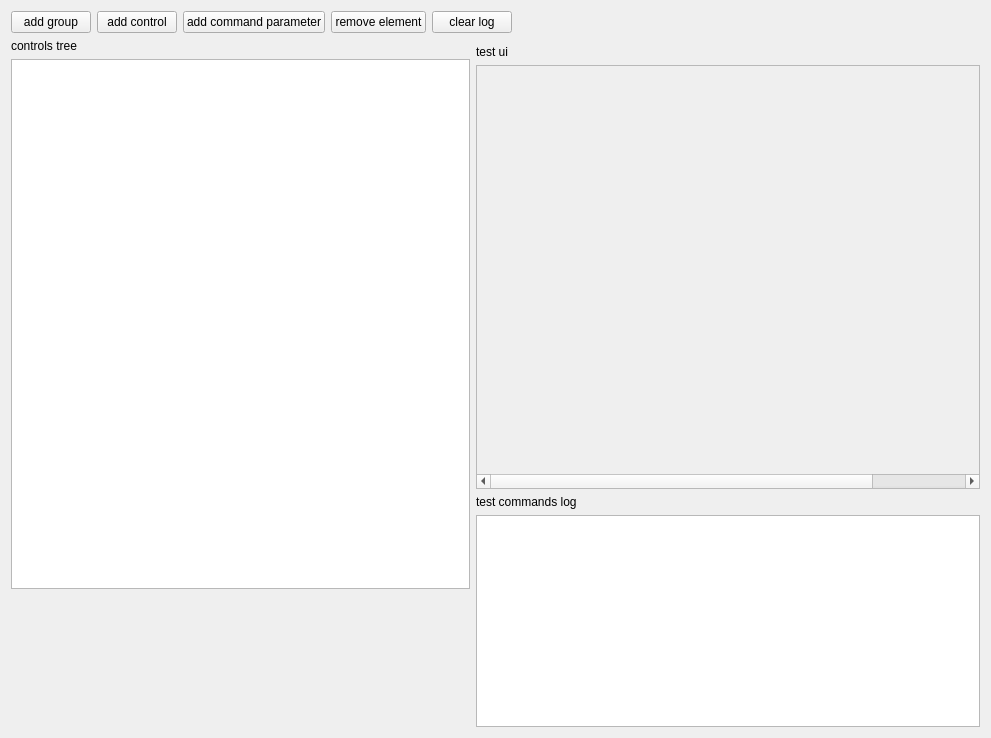
<?xml version="1.0" encoding="UTF-8"?>
<ui version="4.0">
 <class>ControlsEditor</class>
 <widget class="QWidget" name="ControlsEditor">
  <property name="geometry">
   <rect>
    <x>0</x>
    <y>0</y>
    <width>991</width>
    <height>738</height>
   </rect>
  </property>
  <property name="windowTitle">
   <string>Form</string>
  </property>
  <layout class="QGridLayout" name="gridLayout">
   <item row="1" column="0">
    <widget class="QWidget" name="widget" native="true">
     <layout class="QVBoxLayout" name="verticalLayout_4" stretch="0,4,1">
      <property name="leftMargin">
       <number>0</number>
      </property>
      <property name="topMargin">
       <number>0</number>
      </property>
      <property name="rightMargin">
       <number>0</number>
      </property>
      <property name="bottomMargin">
       <number>0</number>
      </property>
      <item>
       <widget class="QLabel" name="label_3">
        <property name="text">
         <string>controls tree</string>
        </property>
       </widget>
      </item>
      <item>
       <widget class="QTreeWidget" name="controlsTree">
        <attribute name="headerVisible">
         <bool>false</bool>
        </attribute>
        <column>
         <property name="text">
          <string notr="true">1</string>
         </property>
        </column>
       </widget>
      </item>
      <item>
       <widget class="QWidget" name="elemPropsWidget" native="true"/>
      </item>
     </layout>
    </widget>
   </item>
   <item row="1" column="1">
    <widget class="QWidget" name="widget_2" native="true">
     <layout class="QVBoxLayout" name="verticalLayout_3" stretch="0,2,0,1">
      <property name="leftMargin">
       <number>0</number>
      </property>
      <property name="topMargin">
       <number>6</number>
      </property>
      <property name="rightMargin">
       <number>0</number>
      </property>
      <property name="bottomMargin">
       <number>0</number>
      </property>
      <item>
       <widget class="QLabel" name="label_2">
        <property name="text">
         <string>test ui</string>
        </property>
       </widget>
      </item>
      <item>
       <widget class="QScrollArea" name="controlsView">
        <widget class="QWidget" name="scrollAreaWidgetContents">
         <property name="geometry">
          <rect>
           <x>0</x>
           <y>0</y>
           <width>623</width>
           <height>357</height>
          </rect>
         </property>
        </widget>
       </widget>
      </item>
      <item>
       <widget class="QLabel" name="label">
        <property name="text">
         <string>test commands log</string>
        </property>
       </widget>
      </item>
      <item>
       <widget class="QTextEdit" name="commandsLogView">
        <property name="readOnly">
         <bool>true</bool>
        </property>
       </widget>
      </item>
     </layout>
    </widget>
   </item>
   <item row="0" column="0" colspan="2">
    <widget class="QWidget" name="toolbar" native="true">
     <layout class="QHBoxLayout" name="horizontalLayout_3">
      <property name="leftMargin">
       <number>0</number>
      </property>
      <property name="topMargin">
       <number>0</number>
      </property>
      <property name="rightMargin">
       <number>0</number>
      </property>
      <property name="bottomMargin">
       <number>0</number>
      </property>
      <item>
       <widget class="QPushButton" name="addGroupBtn">
        <property name="toolTip">
         <string>Add group</string>
        </property>
        <property name="text">
         <string>add group</string>
        </property>
       </widget>
      </item>
      <item>
       <widget class="QPushButton" name="addControlBtn">
        <property name="toolTip">
         <string>Add control</string>
        </property>
        <property name="text">
         <string>add control</string>
        </property>
       </widget>
      </item>
      <item>
       <widget class="QPushButton" name="addParamBtn">
        <property name="toolTip">
         <string>Add parameter</string>
        </property>
        <property name="text">
         <string>add command parameter</string>
        </property>
       </widget>
      </item>
      <item>
       <widget class="QPushButton" name="removeBtn">
        <property name="toolTip">
         <string>Remove element</string>
        </property>
        <property name="text">
         <string>remove element</string>
        </property>
       </widget>
      </item>
      <item>
       <widget class="QPushButton" name="clearLogBtn">
        <property name="text">
         <string>clear log</string>
        </property>
       </widget>
      </item>
      <item>
       <spacer name="horizontalSpacer">
        <property name="orientation">
         <enum>Qt::Horizontal</enum>
        </property>
        <property name="sizeHint" stdset="0">
         <size>
          <width>47</width>
          <height>20</height>
         </size>
        </property>
       </spacer>
      </item>
     </layout>
    </widget>
   </item>
  </layout>
 </widget>
 <resources/>
 <connections/>
</ui>
